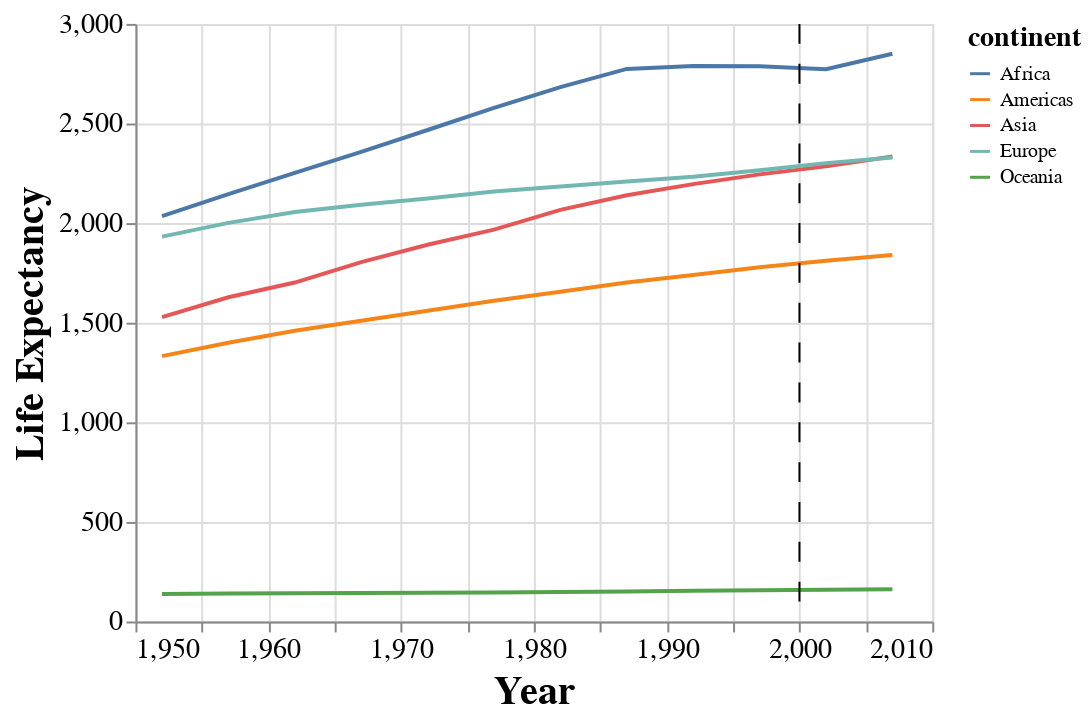

Notebook source saved alongside this figure:
### Code cell
plot_world_trend(2000, 'lifeExp')

### Figure 1 — Vega-Lite specification as saved in the notebook (floating-point values rounded to 4 significant figures)
{"config": {"view": {"continuousWidth": 400, "continuousHeight": 300}, "axis": {"labelFontSize": 14, "titleFontSize": 20}, "legend": {"titleFontSize": 14}}, "layer": [{"data": {"name": "data-0e83af6b81e07967e57d28d3e232b117"}, "mark": "line", "encoding": {"color": {"field": "continent", "type": "nominal"}, "x": {"field": "year", "scale": {"domain": [1950, 2007]}, "title": "Year", "type": "quantitative"}, "y": {"field": "lifeExp", "title": "Life Expectancy", "type": "quantitative"}}}, {"data": {"name": "data-dbe75ef5e61a38dafd4baa8fdf9a6447"}, "mark": {"type": "rule", "strokeDash": [10, 10]}, "encoding": {"x": {"field": "year", "type": "quantitative"}}}], "$schema": "https://vega.github.io/schema/vega-lite/v4.17.0.json", "datasets": {"data-0e83af6b81e07967e57d28d3e232b117": [{"year": 1952, "continent": "Africa", "lifeExp": 2035.0, "pop": 237640501, "gdpPercap": 65130.0}, {"year": 1952, "continent": "Americas", "lifeExp": 1332.0, "pop": 345152446, "gdpPercap": 102000.0}, {"year": 1952, "continent": "Asia", "lifeExp": 1528.0, "pop": 1395357351, "gdpPercap": 171500.0}, {"year": 1952, "continent": "Europe", "lifeExp": 1932.0, "pop": 418120846, "gdpPercap": 169800.0}, {"year": 1952, "continent": "Oceania", "lifeExp": 138.5, "pop": 10686006, "gdpPercap": 20600.0}, {"year": 1957, "continent": "Africa", "lifeExp": 2146.0, "pop": 264837738, "gdpPercap": 72030.0}, {"year": 1957, "continent": "Americas", "lifeExp": 1399.0, "pop": 386953916, "gdpPercap": 115400.0}, {"year": 1957, "continent": "Asia", "lifeExp": 1628.0, "pop": 1562780599, "gdpPercap": 191000.0}, {"year": 1957, "continent": "Europe", "lifeExp": 2001.0, "pop": 437890351, "gdpPercap": 208900.0}, {"year": 1957, "continent": "Oceania", "lifeExp": 140.6, "pop": 11941976, "gdpPercap": 23200.0}, {"year": 1962, "continent": "Africa", "lifeExp": 2253.0, "pop": 296516865, "gdpPercap": 83100.0}, {"year": 1962, "continent": "Americas", "lifeExp": 1460.0, "pop": 433270254, "gdpPercap": 122500.0}, {"year": 1962, "continent": "Asia", "lifeExp": 1702.0, "pop": 1696357182, "gdpPercap": 189100.0}, {"year": 1962, "continent": "Europe", "lifeExp": 2056.0, "pop": 460355155, "gdpPercap": 251000.0}, {"year": 1962, "continent": "Oceania", "lifeExp": 142.2, "pop": 13283518, "gdpPercap": 25390.0}, {"year": 1967, "continent": "Africa", "lifeExp": 2357.0, "pop": 335289489, "gdpPercap": 106600.0}, {"year": 1967, "continent": "Americas", "lifeExp": 1510.0, "pop": 480746623, "gdpPercap": 141700.0}, {"year": 1967, "continent": "Asia", "lifeExp": 1804.0, "pop": 1905662900, "gdpPercap": 197000.0}, {"year": 1967, "continent": "Europe", "lifeExp": 2092.0, "pop": 481178958, "gdpPercap": 304300.0}, {"year": 1967, "continent": "Oceania", "lifeExp": 142.6, "pop": 14600414, "gdpPercap": 28990.0}, {"year": 1972, "continent": "Africa", "lifeExp": 2467.0, "pop": 379879541, "gdpPercap": 121700.0}, {"year": 1972, "continent": "Americas", "lifeExp": 1560.0, "pop": 529384210, "gdpPercap": 162300.0}, {"year": 1972, "continent": "Asia", "lifeExp": 1892.0, "pop": 2150972248, "gdpPercap": 270200.0}, {"year": 1972, "continent": "Europe", "lifeExp": 2123.0, "pop": 500635059, "gdpPercap": 374400.0}, {"year": 1972, "continent": "Oceania", "lifeExp": 143.8, "pop": 16106100, "gdpPercap": 32830.0}, {"year": 1977, "continent": "Africa", "lifeExp": 2578.0, "pop": 433061021, "gdpPercap": 134500.0}, {"year": 1977, "continent": "Americas", "lifeExp": 1610.0, "pop": 578067699, "gdpPercap": 183800.0}, {"year": 1977, "continent": "Asia", "lifeExp": 1967.0, "pop": 2384513556, "gdpPercap": 257100.0}, {"year": 1977, "continent": "Europe", "lifeExp": 2158.0, "pop": 517164531, "gdpPercap": 428500.0}, {"year": 1977, "continent": "Oceania", "lifeExp": 145.7, "pop": 17239000, "gdpPercap": 34570.0}, {"year": 1982, "continent": "Africa", "lifeExp": 2683.0, "pop": 499348587, "gdpPercap": 129000.0}, {"year": 1982, "continent": "Americas", "lifeExp": 1656.0, "pop": 630290920, "gdpPercap": 187700.0}, {"year": 1982, "continent": "Asia", "lifeExp": 2066.0, "pop": 2610135582, "gdpPercap": 245300.0}, {"year": 1982, "continent": "Europe", "lifeExp": 2184.0, "pop": 531266901, "gdpPercap": 468500.0}, {"year": 1982, "continent": "Oceania", "lifeExp": 148.6, "pop": 18394850, "gdpPercap": 37110.0}, {"year": 1987, "continent": "Africa", "lifeExp": 2774.0, "pop": 574834110, "gdpPercap": 118700.0}, {"year": 1987, "continent": "Americas", "lifeExp": 1702.0, "pop": 682753971, "gdpPercap": 194800.0}, {"year": 1987, "continent": "Asia", "lifeExp": 2140.0, "pop": 2871220762, "gdpPercap": 251100.0}, {"year": 1987, "continent": "Europe", "lifeExp": 2209.0, "pop": 543094160, "gdpPercap": 516400.0}, {"year": 1987, "continent": "Oceania", "lifeExp": 150.6, "pop": 19574415, "gdpPercap": 40900.0}, {"year": 1992, "continent": "Africa", "lifeExp": 2789.0, "pop": 659081517, "gdpPercap": 118700.0}, {"year": 1992, "continent": "Americas", "lifeExp": 1739.0, "pop": 739274104, "gdpPercap": 201100.0}, {"year": 1992, "continent": "Asia", "lifeExp": 2196.0, "pop": 3133292191, "gdpPercap": 285100.0}, {"year": 1992, "continent": "Europe", "lifeExp": 2233.0, "pop": 558142797, "gdpPercap": 511800.0}, {"year": 1992, "continent": "Oceania", "lifeExp": 153.9, "pop": 20919651, "gdpPercap": 41790.0}, {"year": 1997, "continent": "Africa", "lifeExp": 2787.0, "pop": 743832984, "gdpPercap": 123700.0}, {"year": 1997, "continent": "Americas", "lifeExp": 1779.0, "pop": 796900410, "gdpPercap": 222200.0}, {"year": 1997, "continent": "Asia", "lifeExp": 2245.0, "pop": 3383285500, "gdpPercap": 324500.0}, {"year": 1997, "continent": "Europe", "lifeExp": 2265.0, "pop": 568944148, "gdpPercap": 572300.0}, {"year": 1997, "continent": "Oceania", "lifeExp": 156.4, "pop": 22241430, "gdpPercap": 48050.0}, {"year": 2002, "continent": "Africa", "lifeExp": 2773.0, "pop": 833723916, "gdpPercap": 135200.0}, {"year": 2002, "continent": "Americas", "lifeExp": 1811.0, "pop": 849772762, "gdpPercap": 232200.0}, {"year": 2002, "continent": "Asia", "lifeExp": 2285.0, "pop": 3601802203, "gdpPercap": 335700.0}, {"year": 2002, "continent": "Europe", "lifeExp": 2301.0, "pop": 578223869, "gdpPercap": 651400.0}, {"year": 2002, "continent": "Oceania", "lifeExp": 159.5, "pop": 23454829, "gdpPercap": 53880.0}, {"year": 2007, "continent": "Africa", "lifeExp": 2850.0, "pop": 929539692, "gdpPercap": 160600.0}, {"year": 2007, "continent": "Americas", "lifeExp": 1840.0, "pop": 898871184, "gdpPercap": 275100.0}, {"year": 2007, "continent": "Asia", "lifeExp": 2334.0, "pop": 3811953827, "gdpPercap": 411600.0}, {"year": 2007, "continent": "Europe", "lifeExp": 2329.0, "pop": 586098529, "gdpPercap": 751600.0}, {"year": 2007, "continent": "Oceania", "lifeExp": 161.4, "pop": 24549947, "gdpPercap": 59620.0}], "data-dbe75ef5e61a38dafd4baa8fdf9a6447": [{"year": 2000}]}}
